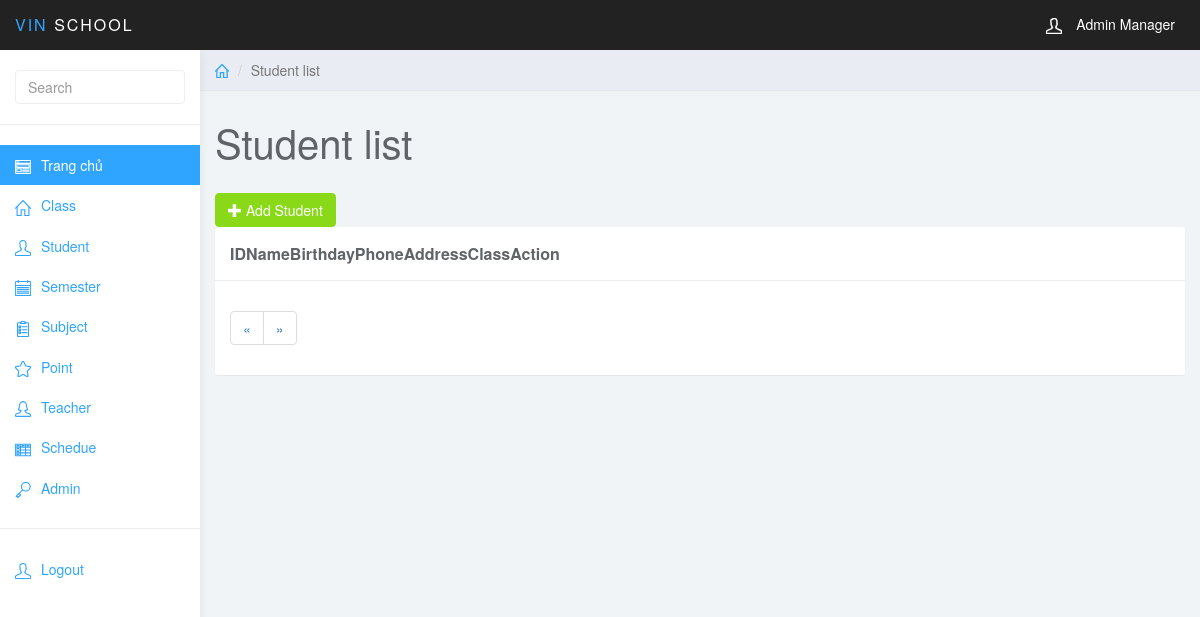
/index.php?page_layout=student (signed in), run on an earlier commit of the app's database.
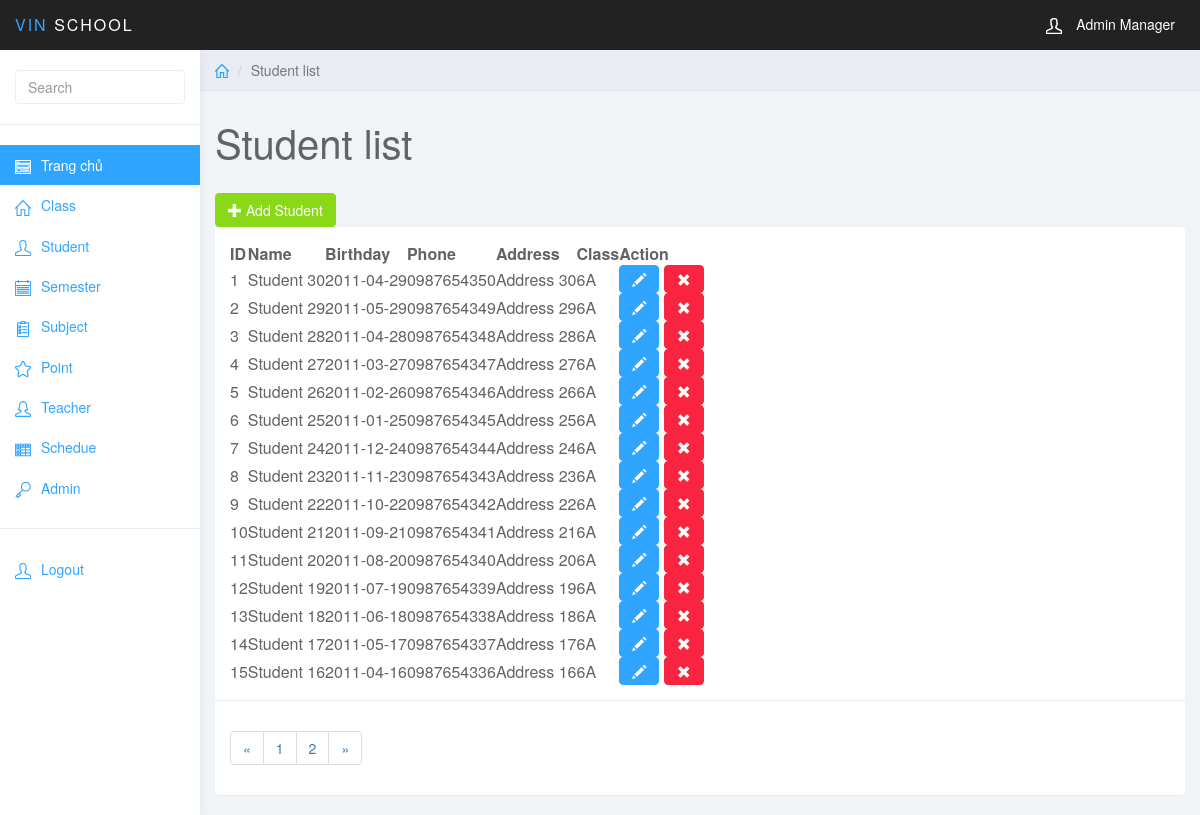
And on a later commit of the database.
### tables this page shows
CREATE TABLE `student` (
  `student_id` int(11) NOT NULL,
  `student_name` varchar(255) NOT NULL,
  `student_phone` varchar(255) NOT NULL,
  `student_address` varchar(255) NOT NULL,
  `class_id` int(11) NOT NULL,
  `student_birth_day` varchar(255) NOT NULL
);

CREATE TABLE `class` (
  `class_id` int(11) NOT NULL,
  `class_name` varchar(255) NOT NULL,
  `teacher_id` int(11) NOT NULL
);

### student.php (the view)
<div class="col-sm-9 col-sm-offset-3 col-lg-10 col-lg-offset-2 main">
	<div class="row">
		<ol class="breadcrumb">
			<li><a href="#"><svg class="glyph stroked home"><use xlink:href="#stroked-home"></use></svg></a></li>
			<li class="active">Student list</li>
		</ol>
	</div>
	<div class="row">
		<div class="col-lg-12">
			<h1 class="page-header">Student list</h1>
		</div>
	</div>
	<div id="toolbar" class="btn-group">
           <a href="index.php?page_layout=add-student" class="btn btn-success">
               <i class="glyphicon glyphicon-plus"></i> Add Student
           </a>
       </div>
	<div class="row">
		<div class="col-lg-12">
			<div class="panel panel-default">
				<div class="panel-body">
                       <table
                           data-toolbar="#toolbar"
                           data-toggle="table">
					    <thead>
					    <tr>
					        <th>ID</th>
					        <th>Name</th>
                               <th>Birthday</th>
                               <th>Phone</th>
                               <th>Address</th>
                               <th>Class</th>
                               <th>Action</th>
					    </tr>
                           </thead>
                           <tbody>
                               <?php
                                   if(isset($_GET["page"])){
                                       $page = $_GET["page"];
                                   }
                                   else{
                                       $page = 1;
                                   }
                                   $rows_per_page = 15;
                                   $per_rows = $page*$rows_per_page - $rows_per_page;
                                   $total_rows = mysqli_num_rows(mysqli_query($conn, "SELECT * FROM student"));
                                   $total_pages = ceil($total_rows/$rows_per_page);
                                   $list_pages = '';
                                   $page_prev = $page - 1;
                                   if($page_prev < 1){
                                       $page_prev = 1;
                                   }
                                   $list_pages .= '<li class="page-item"><a class="page-link" href="index.php?page_layout=student&page='.$page_prev.'">&laquo;</a></li>';
                                   for($i=1; $i<=$total_pages; $i++){
                                       $list_pages .= '<li class="page-item"><a class="page-link" href="index.php?page_layout=student&page='.$i.'">'.$i.'</a></li>';
                                   }
                                   $page_next = $page + 1;
                                   if($page_next > $total_pages){
                                       $page_next = $total_pages;
                                   }
                                   $list_pages .= '<li class="page-item"><a class="page-link" href="index.php?page_layout=student&page='.$page_next.'">&raquo;</a></li>';
                                   $sql = "SELECT * FROM student
                                           INNER JOIN class
                                           ON class.class_id = student.class_id
                                           ORDER BY student_id DESC
                                           LIMIT $per_rows, $rows_per_page";
                                   $query = mysqli_query($conn, $sql);
                                   while($row = mysqli_fetch_array($query)){
                               ?>
                               <tr>
                                   <td class="counterCell"></td>
                                   <td style=""><?php echo $row['student_name'] ?></td>
                                   <td style=""><?php echo $row['student_birth_day'] ?></td>
                                   <td style=""><?php echo $row['student_phone'] ?></td>
                                   <td style=""><?php echo $row['student_address'] ?></td>
                                   <td style=""><?php echo $row['class_name'] ?></td>
                                   <td class="form-group">
                                       <a href="index.php?page_layout=edit-student&student_id=<?php echo $row['student_id'] ?>" class="btn btn-primary"><i class="glyphicon glyphicon-pencil"></i></a>
                                       <a  onclick="return conf();" href="del_student.php?student_id=<?php echo $row["student_id"];?>" class="btn btn-danger"><i class="glyphicon glyphicon-remove"></i></a>
                                   </td>
                               </tr>
                               <?php
                                   }
                               ?>
                           </tbody>
					</table>
                   </div>
                   <div class="panel-footer">
                       <nav aria-label="Page navigation example">
                           <ul class="pagination">
                               <?php echo $list_pages;?>
                           </ul>
                       </nav>
                   </div>
			</div>
		</div>
	</div>
</div>

What changed in the data, as far as the page shows it:
added student: student_name "Student 30", student_birth_day "2011-04-29", student_phone "0987654350", student_address "Address 30", class.class_name "6A"
added student: student_name "Student 29", student_birth_day "2011-05-29", student_phone "0987654349", student_address "Address 29", class.class_name "6A"
added student: student_name "Student 28", student_birth_day "2011-04-28", student_phone "0987654348", student_address "Address 28", class.class_name "6A"
added student: student_name "Student 27", student_birth_day "2011-03-27", student_phone "0987654347", student_address "Address 27", class.class_name "6A"
added student: student_name "Student 26", student_birth_day "2011-02-26", student_phone "0987654346", student_address "Address 26", class.class_name "6A"
added student: student_name "Student 25", student_birth_day "2011-01-25", student_phone "0987654345", student_address "Address 25", class.class_name "6A"
added student: student_name "Student 24", student_birth_day "2011-12-24", student_phone "0987654344", student_address "Address 24", class.class_name "6A"
added student: student_name "Student 23", student_birth_day "2011-11-23", student_phone "0987654343", student_address "Address 23", class.class_name "6A"
added student: student_name "Student 22", student_birth_day "2011-10-22", student_phone "0987654342", student_address "Address 22", class.class_name "6A"
added student: student_name "Student 21", student_birth_day "2011-09-21", student_phone "0987654341", student_address "Address 21", class.class_name "6A"
added student: student_name "Student 20", student_birth_day "2011-08-20", student_phone "0987654340", student_address "Address 20", class.class_name "6A"
added student: student_name "Student 19", student_birth_day "2011-07-19", student_phone "0987654339", student_address "Address 19", class.class_name "6A"
added student: student_name "Student 18", student_birth_day "2011-06-18", student_phone "0987654338", student_address "Address 18", class.class_name "6A"
added student: student_name "Student 17", student_birth_day "2011-05-17", student_phone "0987654337", student_address "Address 17", class.class_name "6A"
added student: student_name "Student 16", student_birth_day "2011-04-16", student_phone "0987654336", student_address "Address 16", class.class_name "6A"
Also different on the page:
new list line: "1"
new list line: "2"
